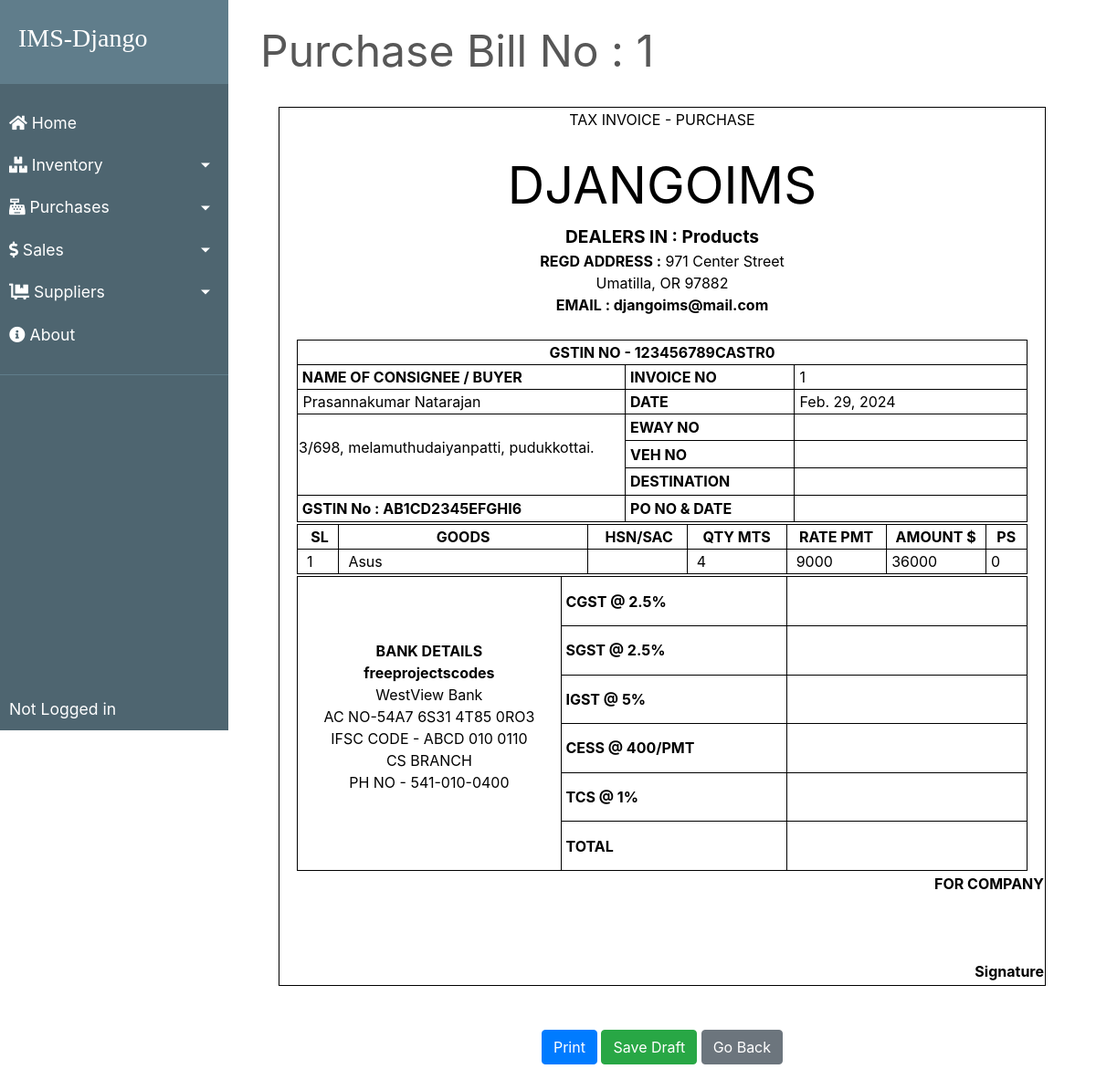
/transactions/purchases/1, run on the app's committed database.
### transactions/models.py (models this page shows, shortened)
class PurchaseBill(models.Model):
    billno = models.AutoField(primary_key=True)
    time = models.DateTimeField(auto_now=True)
    supplier = models.ForeignKey(Supplier, on_delete=models.CASCADE, related_name='purchasesupplier')

class Supplier(models.Model):
    id = models.AutoField(primary_key=True)
    name = models.CharField(max_length=150)
    phone = models.CharField(max_length=12, unique=True)
    address = models.CharField(max_length=200)
    email = models.EmailField(max_length=254, unique=True)
    gstin = models.CharField(max_length=15, unique=True)
    is_deleted = models.BooleanField(default=False)

class PurchaseBillDetails(models.Model):
    billno = models.ForeignKey(PurchaseBill, on_delete=models.CASCADE, related_name='purchasedetailsbillno')
    eway = models.CharField(max_length=50, blank=True, null=True)
    veh = models.CharField(max_length=50, blank=True, null=True)
    destination = models.CharField(max_length=50, blank=True, null=True)
    po = models.CharField(max_length=50, blank=True, null=True)
    cgst = models.CharField(max_length=50, blank=True, null=True)
    sgst = models.CharField(max_length=50, blank=True, null=True)
    igst = models.CharField(max_length=50, blank=True, null=True)
    cess = models.CharField(max_length=50, blank=True, null=True)
    tcs = models.CharField(max_length=50, blank=True, null=True)
    total = models.CharField(max_length=50, blank=True, null=True)

class PurchaseItem(models.Model):
    billno = models.ForeignKey(PurchaseBill, on_delete=models.CASCADE, related_name='purchasebillno')
    stock = models.ForeignKey(Stock, on_delete=models.CASCADE, related_name='purchaseitem')
    quantity = models.IntegerField(default=1)
    perprice = models.IntegerField(default=1)
    totalprice = models.IntegerField(default=1)

### inventory/models.py (models this page shows, shortened)
class Stock(models.Model):
    id = models.AutoField(primary_key=True)
    name = models.CharField(max_length=30)
    sub_category = models.CharField(max_length=30, blank=True)  # Allow blank for non-mandatory sub_category
    quantity = models.IntegerField(default=1)
    cost = models.DecimalField(max_digits=10, decimal_places=2)
    is_deleted = models.BooleanField(default=False)
    is_selected = models.BooleanField(default=False)
    total_sales_value = models.IntegerField(default=0)
    reorder_point = models.IntegerField(default=0)
    class Meta:
        unique_together = ('name', 'sub_category')

### transactions/views.py (the view, shortened to what this page needs)
# urls.py: path("purchases/<billno>", views.PurchaseBillView.as_view(), name="purchase-bill"),
class PurchaseBillView(View):
    model = PurchaseBill
    template_name = "bill/purchase_bill.html"
    bill_base = "bill/bill_base.html"
    def get(self, request, billno):
        context = {
            'bill'          : PurchaseBill.objects.get(billno=billno),
            'items'         : PurchaseItem.objects.filter(billno=billno),
            'billdetails'   : PurchaseBillDetails.objects.get(billno=billno),
            'bill_base'     : self.bill_base,
        }
        return render(request, self.template_name, context)

### transactions/templates/bill/purchase_bill.html (shortened to what this page needs)
{% extends bill_base %}
{% load static %}
{% block content %}
    <div style="color:#575757; font-style: bold; font-size: 3rem;  border-bottom: 1px solid white;">Purchase Bill No : {{ bill.billno }}</div>
    <form method="post">
        <div class="bg">
            <br>
            <div id="printArea" class="bg">
                <table class="outer-box inner-box" style="width: 840px; margin-left: auto; margin-right: auto;">
                    <tbody>
                        <tr style="height: 1px;">
                            <td> <p style="text-align: center;">TAX INVOICE - PURCHASE</p> </td>
                        </tr>
                        <tr style="text-align: center;">
                            <td >
                                <span style="font-size: 350%;">DJANGOIMS</span> <br>
                                <span style="font-size: 120%; font-weight: bold;">DEALERS IN : Products</span> <br>
                                <span style="font-weight: bold;">REGD ADDRESS :</span> 971 Center Street<br>Umatilla, OR 97882<br>
                                <span style="font-weight: bold;">EMAIL : djangoims@mail.com</span> <br><br>
                            </td>
                        </tr>
                        <tr>
                            <td>
                            <table class="outer-box" style="width: 800px; margin-left: auto; margin-right: auto;">
                                <tbody>
                                    <tr>
                                        <td class="inner-box" style="text-align: center; font-weight: bold;" colspan="3">GSTIN NO - 123456789CASTR0</td>
                                    </tr>
                                    <tr>
                                        <td class="inner-box" style="width: 50%; font-weight: bold;">&nbsp;NAME OF CONSIGNEE / BUYER</td>
                                        <td class="inner-box" style="width: 25%; font-weight: bold;">&nbsp;INVOICE NO</td>
                                        <td class="inner-box" style="width: 25%;">&nbsp;{{ bill.billno }}</td>
                                    </tr>
                                    <tr>
                                        <td class="inner-box" style="width: 50%;">&nbsp;{{ bill.supplier.name }}</td>
                                        <td class="inner-box" style="width: 25%; font-weight: bold;">&nbsp;DATE</td>
                                        <td class="inner-box" style="width: 25%;">&nbsp;{{ bill.time.date }}</td>
                                    </tr>
                                    <tr>
                                        <td class="inner-box" style="width: 50%;" rowspan="3">{{ bill.supplier.address|linebreaks }}</td>
                                        <td class="inner-box" style="width: 25%; font-weight: bold;">&nbsp;EWAY NO</td>
                                        <td class="inner-box align-middle" style="width: 25%;"> <input type="text" name="eway" class="align-middle" style="border: 0; overflow: hidden;" value="{% if billdetails.eway %}{{ billdetails.eway }}{% endif %}"> </td>
                                    </tr>
                                    <tr>
                                        <td class="inner-box" style="width: 25%; font-weight: bold;">&nbsp;VEH NO</td>
                                        <td class="inner-box align-middle" style="width: 25%;"> <input type="text" name="veh" class="align-middle" style="border: 0; overflow: hidden;" value="{% if billdetails.veh %}{{ billdetails.veh }}{% endif %}"> </td>
                                    </tr>
                                    <tr>
                                        <td class="inner-box" style="width: 25%; font-weight: bold;">&nbsp;DESTINATION</td>
                                        <td class="inner-box align-middle" style="width: 25%;"> <input type="text" name="destination" class="align-middle" style="border: 0; overflow: hidden;" value=""> </td>
                                    </tr>
                                    <tr>
                                        <td class="inner-box" style="font-weight: bold;">&nbsp;GSTIN No : {{ bill.supplier.gstin }}</td>
                                        <td class="inner-box" style="width: 25%; font-weight: bold;">&nbsp;PO NO &amp; DATE</td>
                                        <td class="inner-box align-middle" style="width: 25%;"> <input type="text" name="po" class="align-middle" style="border: 0; overflow: hidden;" value="{% if billdetails.po %}{{ billdetails.po }}{% endif %}"> </td>
                                    </tr>
                                </tbody>
                            </table>
                            </td>
                        </tr>
                        <tr>
                            <td>
                            <table class="outer-box" style="width: 800px; margin-left: auto; margin-right: auto;">
                                <tbody>
                                    <tr>
                                        <td class="inner-box" style="width: 05%; font-weight: bold; text-align: center;">&nbsp;SL</td>
                                        <td class="inner-box" style="width: 30%; font-weight: bold; text-align: center;">GOODS</td>
                                        <td class="inner-box" style="width: 12%; font-weight: bold; text-align: center;">&nbsp;HSN/SAC</td>
                                        <td class="inner-box" style="width: 12%; font-weight: bold; text-align: center;">QTY MTS</td>
                                        <td class="inner-box" style="width: 12%; font-weight: bold; text-align: center;">RATE PMT</td>
                                        <td class="inner-box" style="width: 12%; font-weight: bold; text-align: center;">AMOUNT $</td>
                                        <td class="inner-box" style="width: 05%; font-weight: bold; text-align: center;">PS</td>
                                    </tr>
                                    {% for item in items %}
                                        <tr style="height: auto;">
                                            <td class="inner-box" style="width: 5%;">&nbsp; {{ forloop.counter }}</td>
                                            <td class="inner-box" style="width: 30%;">&nbsp; {{ item.stock.name }}</td>
                                            <td class="inner-box" style="width: 12%;">&nbsp;</td>
                                            <td class="inner-box" style="width: 12%;">&nbsp; {{ item.quantity }}</td>
                                            <td class="inner-box" style="width: 12%;">&nbsp; {{ item.perprice }}</td>
                                            <td class="inner-box" style="width: 12%;">&nbsp;{{ item.totalprice }}</td>
                                            <td class="inner-box" style="width: 5%;">&nbsp;0</td>
                                        </tr>
                                    {% endfor %}
                                </tbody>
                            </table>
                            </td>
                        </tr>
                        <tr>
                            <td>
                            <table class="outer-box inner-box" style="width: 800px; margin-left: auto; margin-right: auto;">
                                <tbody>
                                    <tr>
                                        <td class="inner-box" style="width: 35%; text-align: center;" rowspan="6">
                                            <p> <span style="font-weight: bold;">BANK DETAILS <br> freeprojectscodes</span> <br>
                                                WestView Bank <br> AC NO-54A7 6S31 4T85 0RO3 <br> IFSC CODE - ABCD 010 0110 <br> CS BRANCH <br> PH NO - 541-010-0400</p>
                                        </td>
                                        <td class="inner-box" style="width: 30%; font-weight: bold;">&nbsp;CGST @ 2.5%</td>
                                        <td class="inner-box align-middle" style="width: 30%;">&nbsp; <input type="text" name="cgst" class="align-middle" pattern="[0-9]+\.[0-9]+" style="border: 0; overflow: hidden;" value="{% if billdetails.cgst %}{{ billdetails.cgst }}{% endif %}"></td>
                                    </tr>
                                    <tr>
                                        <td class="inner-box" style="font-weight: bold;">&nbsp;SGST @ 2.5%</td>
                                        <td class="inner-box align-middle">&nbsp; <input type="text" name="sgst" class="align-middle" pattern="[0-9]+\.[0-9]+" style="border: 0; overflow: hidden;" value="{% if billdetails.sgst %}{{ billdetails.sgst }}{% endif %}"></td>
                                    </tr>
                                    <tr>
                                        <td class="inner-box" style="font-weight: bold;">&nbsp;IGST @ 5% </td>
                                        <td class="inner-box align-middle">&nbsp; <input type="text" name="igst" class="align-middle" pattern="[0-9]+\.[0-9]+" style="border: 0; overflow: hidden;" value="{% if billdetails.igst %}{{ billdetails.igst }}{% endif %}"></td>
                                    </tr>
                                    <tr>
                                        <td class="inner-box" style="font-weight: bold;">&nbsp;CESS @ 400/PMT </td>
                                        <td class="inner-box align-middle">&nbsp; <input type="text" name="cess" class="align-middle" pattern="[0-9]+\.[0-9]+" style="border: 0; overflow: hidden;" value="{% if billdetails.cess %}{{ billdetails.cess }}{% endif %}"></td>
                                    </tr>
                                    <tr>
                                        <td class="inner-box" style="font-weight: bold;">&nbsp;TCS @ 1%</td>
                                        <td class="inner-box align-middle">&nbsp; <input type="text" name="tcs" class="align-middle" pattern="[0-9]+\.[0-9]+" style="border: 0; overflow: hidden;" value="{% if billdetails.tcs %}{{ billdetails.tcs }}{% endif %}"></td>
                                    </tr>
                                    <tr>
                                        <td class="inner-box" style="font-weight: bold;">&nbsp;TOTAL</td>
                                        <td class="inner-box align-middle">&nbsp; <input type="text" name="total" class="align-middle" pattern="[0-9]+\.[0-9]+" style="border: 0; overflow: hidden;" value="{% if billdetails.total %}{{ billdetails.total }}{% endif %}"> </td>
                                    </tr>
                                </tbody>
                            </table>
                            </td>
                        </tr>
                        <tr>
                            <td style="text-align: right;">
                                <span style="font-weight: bold;">FOR COMPANY <br><br><br><br> Signature</span>
                            </td>
                        </tr>
                        <tr>
                            <td style="text-align: center;">
                            </td>
                        </tr>
                    </tbody>
                </table>
            </div>
        </div>
        <br><br>
        <div class="wrapper">
            <button class="center btn btn-primary" onclick="printpage('printArea')">Print</button>
            <button class="center btn btn-success" type="submit">Save Draft</button>
            <a href="{% url 'purchases-list' %}" class=" btn center btn-secondary">Go Back</a>
        </div>
    </form>
{% endblock %}

### homepage/static/css/main.css (style rules this page uses)
body, html { height: 100%; }
p { color: rgb(49, 49, 49); }
a { color: #55b159; }
.align-middle { text-align: center; }

### homepage/static/css/bill.css (style rules this page uses)
.outer-box { border-collapse: collapse; }
.inner-box { border: 1px solid #000; }
.wrapper { text-align: center; }
.center { position: relative; }
.bg { background-color: #fff; color: #000; }
p { background-color: #fff; color: #000; }

### data on the page
PurchaseBill: billno "1", supplier.name "Prasannakumar Natarajan", time "Feb. 29, 2024", supplier.address "3/698, melamuthudaiyanpatti, pudukkottai.", supplier.gstin "AB1CD2345EFGHI6"
PurchaseItem: stock.name "Asus", quantity "4", perprice "9000", totalprice "36000"
